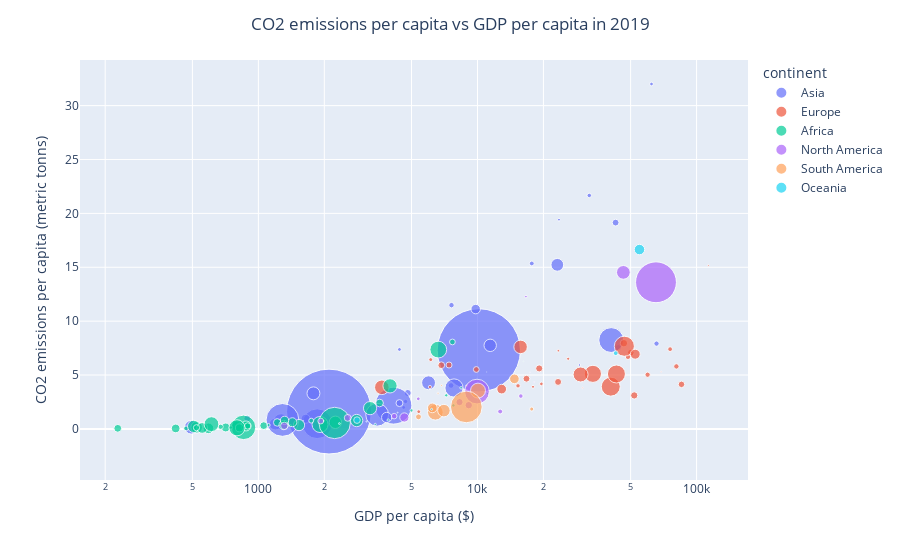

The notebook cell this image was saved under:
### Markdown cell above
### 4. CO2 emissions per capita vs. GDP per capita in 2019. What insights can be observed from it?

### Code cell
# Creating a bubble plot
fig = px.scatter(data_frame=energy_data_2019,
                 x="gdp_per_capita", y="co2_per_capita",
                 color="continent",
                 size="population",
                 hover_name="country",
                 size_max=60,
                 log_x = True
                )

fig.update_layout(title="CO2 emissions per capita vs GDP per capita in 2019", title_x = 0.5,
                  xaxis_title="GDP per capita ($)",
                  yaxis_title="CO2 emissions per capita (metric tonns)")

fig.show()

### Figure 1 — Plotly figure (JSON) as saved in the notebook; plotly's stock layout.template omitted (floating-point values rounded to 4 significant figures)
{"data": [{"hovertemplate": "<b>%{hovertext}</b><br><br>continent=Asia<br>gdp_per_capita=%{x}<br>co2_per_capita=%{y}<br>population=%{marker.size}<extra></extra>", "hovertext": ["Afghanistan", "Armenia", "Azerbaijan", "Bahrain", "Bangladesh", "Bhutan", "Cambodia", "China", "Cyprus", "Georgia", "India", "Indonesia", "Iraq", "Israel", "Japan", "Jordan", "Kazakhstan", "Kuwait", "Kyrgyzstan", "Lebanon", "Malaysia", "Maldives", "Mongolia", "Myanmar", "Nepal", "Oman", "Pakistan", "Philippines", "Qatar", "Saudi Arabia", "Singapore", "Sri Lanka", "Tajikistan", "Thailand", "Turkey", "Turkmenistan", "United Arab Emirates", "Uzbekistan", "Yemen"], "legendgroup": "Asia", "marker": {"color": "#636efa", "size": [39133800, 3093272, 10651800, 1712835, 187801900, 767880, 17198325, 1468334880, 1211881, 3972900, 1525290032, 287589919, 40763481, 8308000, 131146568, 10274330, 19074300, 4276320, 6798334, 6936800, 32654853, 536996, 3128232, 56155974, 29877743, 4952000, 228479265, 110400000, 2873328, 34395040, 5984328, 22373010, 9798800, 70297440, 86191820, 6345300, 9864800, 35344600, 29566208], "sizemode": "area", "sizeref": 423700.0, "symbol": "circle"}, "mode": "markers", "name": "Asia", "orientation": "v", "showlegend": true, "type": "scatter", "x": [494.2, 4605.0, 4806.0, 23550.0, 1856.0, 3323.0, 1643.0, 10140.0, 29210.0, 4698.0, 2101.0, 4135.0, 5981.0, 43950.0, 40780.0, 4405.0, 9813.0, 32370.0, null, 7578.0, 11430.0, 10560.0, 4405.0, 1271.0, 1195.0, 17700.0, 1289.0, 3485.0, 62280.0, 23140.0, 65640.0, 3852.0, 890.5, 7817.0, 9122.0, 7612.0, 42700.0, 1784.0, null], "xaxis": "x", "y": [0.1554, 1.995, 3.334, 19.42, 0.4832, 1.367, 0.9408, 7.292, 5.933, 2.545, 1.61, 2.155, 4.282, 7.541, 8.247, 2.397, 11.12, 21.67, null, 4.029, 7.756, 3.929, 7.375, 0.6539, 0.4502, 15.35, 0.8341, 1.317, 32.01, 15.23, 7.917, 1.063, 0.9613, 3.799, null, 11.48, 19.14, 3.302, null], "yaxis": "y"}, {"hovertemplate": "<b>%{hovertext}</b><br><br>continent=Europe<br>gdp_per_capita=%{x}<br>co2_per_capita=%{y}<br>population=%{marker.size}<extra></extra>", "hovertext": ["Albania", "Austria", "Belarus", "Belgium", "Bosnia and Herzegovina", "Bulgaria", "Croatia", "Czechia", "Denmark", "Estonia", "Finland", "France", "Germany", "Greece", "Hungary", "Iceland", "Ireland", "Italy", "Latvia", "Lithuania", "Luxembourg", "Malta", "Montenegro", "Netherlands", "Macedonia", "Norway", "Poland", "Portugal", "Romania", "Serbia", "Slovakia", "Slovenia", "Spain", "Sweden", "Switzerland", "Ukraine", "United Kingdom"], "legendgroup": "Europe", "marker": {"color": "#EF553B", "size": [3018540, 9141939, 9757200, 11692224, 3276608, 7096256, 4131362, 10726456, 5903878, 1402068, 6086610, 76612319, 85685280, 10688517, 9953996, 309000, 6162733, 62076040, 1937670, 2807900, 625812, 436080, 649164, 21103844, 2134179, 4857030, 38772940, 10235532, 20024844, 7747400, 5589990, 2088119, 47504780, 11257375, 9039663, 45266250, 68454410], "sizemode": "area", "sizeref": 423700.0, "symbol": "circle"}, "mode": "markers", "name": "Europe", "orientation": "v", "showlegend": true, "type": "scatter", "x": [5396.0, 50110.0, 6838.0, 46590.0, 6120.0, 9879.0, 15310.0, null, 59780.0, 23400.0, 48630.0, 40580.0, 46790.0, 19130.0, 16740.0, 68940.0, 80890.0, 33640.0, 17930.0, 19580.0, 113200.0, 30190.0, 8911.0, 52480.0, 6070.0, 75720.0, 15730.0, 23330.0, 12900.0, 7417.0, null, 25940.0, 29560.0, 51940.0, 85330.0, 3661.0, 43070.0], "xaxis": "x", "y": [1.6, 7.085, 5.911, 7.955, 6.43, 5.516, 3.999, 8.977, 5.031, 7.261, 6.688, 3.923, 7.672, 5.614, 4.659, 5.307, 5.801, 5.111, 3.907, 4.177, 15.16, 3.807, 4.005, 6.934, 3.889, 7.402, 7.612, 4.361, 3.693, 5.931, null, 6.513, 5.052, 3.109, 4.135, 3.86, 5.097], "yaxis": "y"}, {"hovertemplate": "<b>%{hovertext}</b><br><br>continent=Africa<br>gdp_per_capita=%{x}<br>co2_per_capita=%{y}<br>population=%{marker.size}<extra></extra>", "hovertext": ["Algeria", "Angola", "Benin", "Botswana", "Burkina Faso", "Burundi", "Cameroon", "Central African Republic", "Chad", "Comoros", "Democratic Republic of the Congo", "Djibouti", "Egypt", "Equatorial Guinea", "Eritrea", "Swaziland", "Ethiopia", "Gabon", "Gambia", "Ghana", "Guinea", "Guinea-Bissau", "Kenya", "Lesotho", "Liberia", "Libya", "Madagascar", "Malawi", "Mali", "Mauritania", "Mauritius", "Morocco", "Mozambique", "Namibia", "Niger", "Nigeria", "Rwanda", "Sao Tome and Principe", "Senegal", "Seychelles", "Sierra Leone", "Somalia", "South Africa", "South Sudan", "Sudan", "Togo", "Tunisia", "Uganda", "Zambia", "Zimbabwe"], "legendgroup": "Africa", "marker": {"color": "#00cc96", "size": [42871338, 32414200, 12163176, 2326920, 20839200, 12885290, 26624640, 4983872, 16692000, 1043745, 42217362, 997600, 103149350, 1402550, 4116000, 1163388, 126994500, 2409003, 2700700, 32679021, 13030421, 2528750, 54554498, 2155205, 5902557, 7038160, 28177968, 24052252, 21083264, 5153500, 1277040, 37063650, 31975200, 2472876, 24073000, 208771568, 13827450, 202312, 17114814, 97370, 7963140, 15941425, 59735410, 11597922, 46537100, 8631320, 12434360, 55197702, 18815450, 14848766], "sizemode": "area", "sizeref": 423700.0, "symbol": "circle"}, "mode": "markers", "name": "Africa", "orientation": "v", "showlegend": true, "type": "scatter", "x": [3990.0, 2810.0, 1220.0, 7203.0, 796.1, 228.2, 1533.0, 467.9, 709.5, 1402.0, null, 3415.0, null, 8420.0, null, 3916.0, 855.8, 7767.0, null, 2247.0, 1058.0, 749.5, 1913.0, 1113.0, 672.3, 7686.0, 523.0, 591.8, 879.0, 1743.0, 11100.0, 3235.0, 506.6, 5010.0, 554.1, 2230.0, 820.1, 1988.0, 1430.0, 16210.0, 521.8, 419.4, 6625.0, null, 610.9, 893.4, 3575.0, 798.6, 1305.0, 1317.0], "xaxis": "x", "y": [3.995, 0.7777, 0.6002, 3.116, 0.2399, 0.05588, 0.3542, 0.04816, 0.1348, 0.3066, null, 0.421, null, 3.814, 0.2138, 0.8252, 0.1446, 2.179, null, 0.6132, 0.3031, 0.1305, 0.4084, 0.3573, 0.1999, 8.07, 0.1462, 0.06029, 0.2765, 0.7665, 3.265, 1.929, 0.2346, 1.707, 0.08931, 0.5522, 0.09619, 0.7414, 0.6205, 6.265, 0.113, 0.04328, 7.36, 0.1466, 0.4431, 0.2746, 2.405, 0.1062, 0.3614, 0.792], "yaxis": "y"}, {"hovertemplate": "<b>%{hovertext}</b><br><br>continent=North America<br>gdp_per_capita=%{x}<br>co2_per_capita=%{y}<br>population=%{marker.size}<extra></extra>", "hovertext": ["Antigua and Barbuda", "Aruba", "Bahamas", "Barbados", "Belize", "Bermuda", "Canada", "Cayman Islands", "Costa Rica", "Cuba", "Dominica", "Dominican Republic", "El Salvador", "Grenada", "Guatemala", "Haiti", "Honduras", "Jamaica", "Mexico", "Nicaragua", "Panama", "Puerto Rico", "Saint Kitts and Nevis", "Saint Lucia", "Saint Vincent and the Grenadines", "Trinidad and Tobago", "United States"], "legendgroup": "North America", "marker": {"color": "#ab63fa", "size": [98789, 105610, 568998, 287240, 390422, 69174, 39938680, 72336, 5110000, 11751160, 72096, 10950750, 6585833, 115519, 18184463, 11488500, 9976010, 3000543, 129648750, 7170350, 4374360, 3350272, 53505, 185416, 110476, 1399944, 354006612], "sizemode": "area", "sizeref": 423700.0, "symbol": "circle"}, "mode": "markers", "name": "North America", "orientation": "v", "showlegend": true, "type": "scatter", "x": [17380.0, null, null, 18150.0, 5079.0, 117100.0, 46340.0, 91390.0, 12690.0, 9126.0, 8516.0, 8282.0, 4168.0, 10830.0, 4639.0, 1313.0, 2556.0, 5369.0, 9950.0, 1927.0, 15770.0, 32850.0, null, null, null, 16640.0, 65280.0], "xaxis": "x", "y": [5.264, null, null, 4.352, 1.639, null, 14.53, null, 1.613, 2.205, 2.358, 2.487, 1.184, 2.857, 1.062, 0.289, 1.024, 2.796, 3.465, 0.7308, 3.05, null, null, null, null, 12.28, 13.61], "yaxis": "y"}, {"hovertemplate": "<b>%{hovertext}</b><br><br>continent=South America<br>gdp_per_capita=%{x}<br>co2_per_capita=%{y}<br>population=%{marker.size}<extra></extra>", "hovertext": ["Argentina", "Brazil", "Chile", "Colombia", "Ecuador", "Guyana", "Paraguay", "Peru", "Suriname", "Uruguay"], "legendgroup": "South America", "marker": {"color": "#FFA15A", "size": [47266800, 212894250, 19658496, 52389860, 20132831, 859876, 7321536, 33415616, 655280, 3524300], "sizemode": "area", "sizeref": 423700.0, "symbol": "circle"}, "mode": "markers", "name": "South America", "orientation": "v", "showlegend": true, "type": "scatter", "x": [10060.0, 8898.0, 14740.0, 6425.0, 6223.0, 6610.0, 5381.0, 7028.0, 6854.0, 17690.0], "xaxis": "x", "y": [3.556, 2.04, 4.648, 1.547, 1.952, 3.314, 1.121, 1.698, 4.044, 1.842], "yaxis": "y"}, {"hovertemplate": "<b>%{hovertext}</b><br><br>continent=Oceania<br>gdp_per_capita=%{x}<br>co2_per_capita=%{y}<br>population=%{marker.size}<extra></extra>", "hovertext": ["Australia", "Fiji", "Kiribati", "Nauru", "New Caledonia", "New Zealand", "Papua New Guinea", "Samoa", "Solomon Islands", "Tonga", "Tuvalu", "Vanuatu"], "legendgroup": "Oceania", "marker": {"color": "#19d3f3", "size": [23223660, 895426, 119217, 11361, 304960, 4839084, 9256800, 198170, 722400, 109809, 10218, 304725], "sizemode": "area", "sizeref": 423700.0, "symbol": "circle"}, "mode": "markers", "name": "Oceania", "orientation": "v", "showlegend": true, "type": "scatter", "x": [54880.0, 6176.0, 1602.0, 11030.0, 34790.0, 42760.0, 2820.0, 4323.0, 2344.0, 4903.0, 4056.0, 3116.0], "xaxis": "x", "y": [16.64, 1.82, 0.7549, 5.281, null, 7.028, 0.8189, 1.514, 0.4983, 1.457, 0.9787, 0.6891], "yaxis": "y"}], "layout": {"legend": {"itemsizing": "constant", "title": {"text": "continent"}, "tracegroupgap": 0}, "margin": {"t": 60}, "title": {"text": "CO2 emissions per capita vs GDP per capita in 2019", "x": 0.5}, "xaxis": {"anchor": "y", "domain": [0, 1], "title": {"text": "GDP per capita ($)"}, "type": "log"}, "yaxis": {"anchor": "x", "domain": [0, 1], "title": {"text": "CO2 emissions per capita (metric tonns)"}}}}
